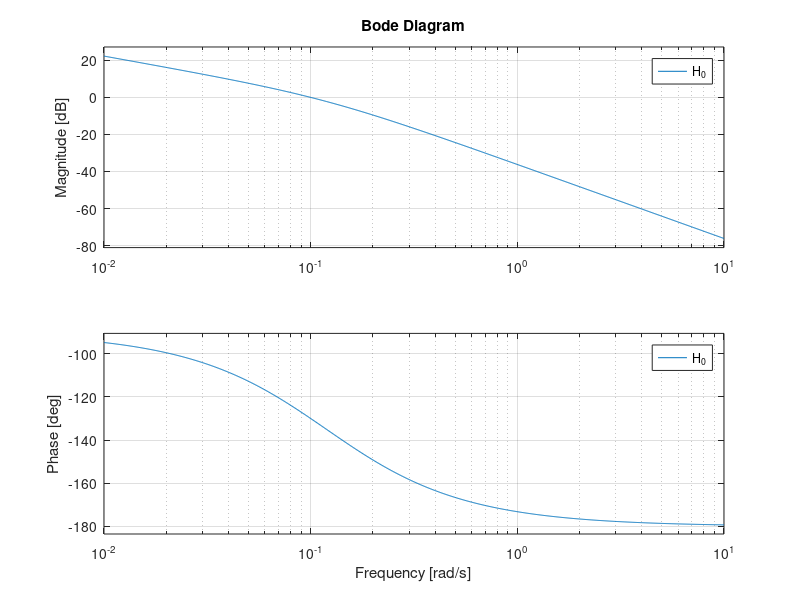

MATLAB code for this plot: (Note: this script raises an error after producing the figure.)
%%Use the correct values for K.
K = 0.16;
T = 70.55;

%%Drawing bode plot.
%%given
w_c = 0.1;
%%0.119 is alpha, defined to lift the phase.
T_f = 0.119*T; 
%%Reference for compass angle
psi_ref = 30;

K_pd_desibel = -log10(K) + log10(w_c) + log10(abs(complex(1, w_c*T_f)));
K_pd = 10^((K_pd_desibel));
s = tf('s');
H_0 = K * K_pd/(s*(1+T_f*s));
%sys = tf(H_0);
figure;
bode(H_0);
%margin(H_0);

%%Plotting the model
figure;
plot(compass_ref.time,compass_ref.signals.values, '--r')
hold on;
plot(compass.time, compass.signals.values, 'b');
hold on;
plot(rudder.time, rudder.signals.values, 'k');
legend('Compass reference', 'Ship Compass', 'Rudder input');
xlabel('Time[s]');
ylabel('Degrees[deg]');
xlim([0 500]);
ylim auto;
plot(error.time, error.signals.values, 'g');
hold off;

